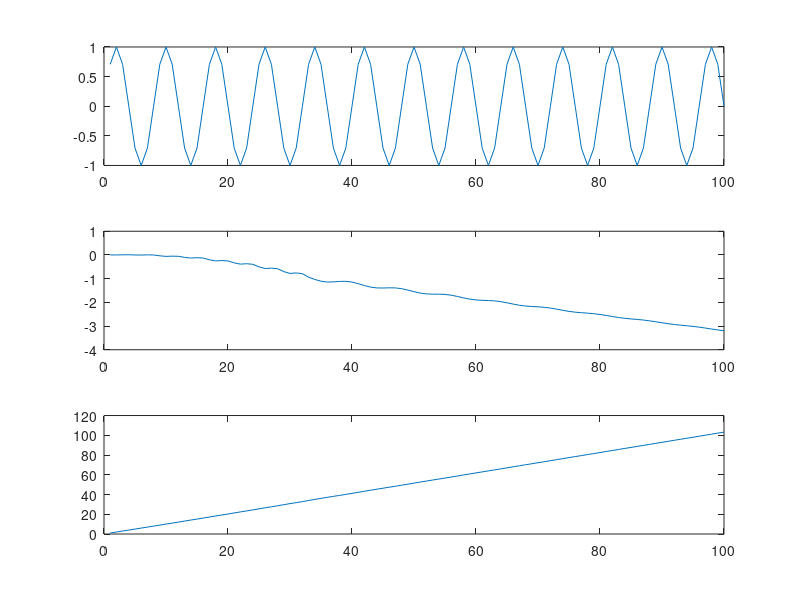

Write MATLAB code to recreate this figure.
f = 1000;
fs = 8000;
t = 1:1:100;
y = 1:100;
n = sin(2*pi*f/fs*t);
mtlb_noisy = y;
noise = n;
% Define Adaptive Filter Parameters
filterLength = 32;
weights = zeros(1,filterLength);
step_size = 0.004;
% Initialize Filter's Operational inputs
output = zeros(1,length(mtlb_noisy));
err = zeros(1,length(mtlb_noisy));
input = zeros(1,filterLength);
% For Loop to run through the data and filter out noise
for n = 1: length(mtlb_noisy),
      %Get input vector to filter
      for k= 1:filterLength
          if ((n-k)>0)
              input(k) = noise(n-k+1);
          end
      end
      output(n) = weights * input';  %Output of Adaptive Filter
      err(n)  = mtlb_noisy(n) - output(n); %Error Computation
      weights = weights + step_size * err(n) * input; %Weights Updating 
  end
yClean = err;
subplot(3,1,1);
plot(noise);
subplot(3,1,2);
plot(output);
subplot(3,1,3);
plot(yClean);

